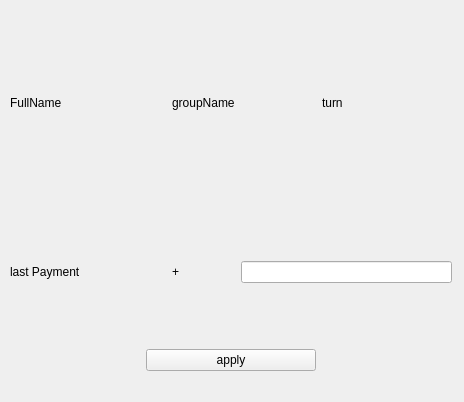
<?xml version="1.0" encoding="UTF-8"?>
<ui version="4.0">
 <class>contributorItemExtended</class>
 <widget class="QWidget" name="contributorItemExtended">
  <property name="geometry">
   <rect>
    <x>0</x>
    <y>0</y>
    <width>464</width>
    <height>402</height>
   </rect>
  </property>
  <property name="windowTitle">
   <string>Form</string>
  </property>
  <widget class="QWidget" name="layoutWidget">
   <property name="geometry">
    <rect>
     <x>10</x>
     <y>10</y>
     <width>442</width>
     <height>361</height>
    </rect>
   </property>
   <layout class="QGridLayout" name="gridLayout">
    <item row="1" column="3">
     <spacer name="horizontalSpacer_3">
      <property name="orientation">
       <enum>Qt::Horizontal</enum>
      </property>
      <property name="sizeHint" stdset="0">
       <size>
        <width>40</width>
        <height>20</height>
       </size>
      </property>
     </spacer>
    </item>
    <item row="1" column="0" colspan="2">
     <widget class="QLabel" name="fullName_label">
      <property name="text">
       <string>FullName</string>
      </property>
     </widget>
    </item>
    <item row="6" column="0">
     <spacer name="horizontalSpacer_2">
      <property name="orientation">
       <enum>Qt::Horizontal</enum>
      </property>
      <property name="sizeType">
       <enum>QSizePolicy::Fixed</enum>
      </property>
      <property name="sizeHint" stdset="0">
       <size>
        <width>130</width>
        <height>20</height>
       </size>
      </property>
     </spacer>
    </item>
    <item row="4" column="3" colspan="3">
     <widget class="QLineEdit" name="payment_lineEdit">
      <property name="sizePolicy">
       <sizepolicy hsizetype="Expanding" vsizetype="Preferred">
        <horstretch>0</horstretch>
        <verstretch>0</verstretch>
       </sizepolicy>
      </property>
     </widget>
    </item>
    <item row="6" column="1" colspan="3">
     <widget class="QPushButton" name="apply_pushButton">
      <property name="text">
       <string>apply</string>
      </property>
     </widget>
    </item>
    <item row="3" column="2">
     <spacer name="verticalSpacer_4">
      <property name="orientation">
       <enum>Qt::Vertical</enum>
      </property>
      <property name="sizeType">
       <enum>QSizePolicy::Fixed</enum>
      </property>
      <property name="sizeHint" stdset="0">
       <size>
        <width>20</width>
        <height>60</height>
       </size>
      </property>
     </spacer>
    </item>
    <item row="6" column="4" colspan="2">
     <spacer name="horizontalSpacer">
      <property name="orientation">
       <enum>Qt::Horizontal</enum>
      </property>
      <property name="sizeType">
       <enum>QSizePolicy::Fixed</enum>
      </property>
      <property name="sizeHint" stdset="0">
       <size>
        <width>130</width>
        <height>20</height>
       </size>
      </property>
     </spacer>
    </item>
    <item row="3" column="1">
     <spacer name="verticalSpacer_5">
      <property name="orientation">
       <enum>Qt::Vertical</enum>
      </property>
      <property name="sizeType">
       <enum>QSizePolicy::Fixed</enum>
      </property>
      <property name="sizeHint" stdset="0">
       <size>
        <width>20</width>
        <height>60</height>
       </size>
      </property>
     </spacer>
    </item>
    <item row="1" column="4">
     <widget class="QLabel" name="turn_label">
      <property name="text">
       <string>turn</string>
      </property>
     </widget>
    </item>
    <item row="5" column="2">
     <spacer name="verticalSpacer_2">
      <property name="orientation">
       <enum>Qt::Vertical</enum>
      </property>
      <property name="sizeType">
       <enum>QSizePolicy::Fixed</enum>
      </property>
      <property name="sizeHint" stdset="0">
       <size>
        <width>20</width>
        <height>60</height>
       </size>
      </property>
     </spacer>
    </item>
    <item row="2" column="4">
     <spacer name="verticalSpacer_8">
      <property name="orientation">
       <enum>Qt::Vertical</enum>
      </property>
      <property name="sizeHint" stdset="0">
       <size>
        <width>20</width>
        <height>40</height>
       </size>
      </property>
     </spacer>
    </item>
    <item row="1" column="2">
     <widget class="QLabel" name="groupName_label">
      <property name="text">
       <string>groupName</string>
      </property>
     </widget>
    </item>
    <item row="5" column="1">
     <spacer name="verticalSpacer">
      <property name="orientation">
       <enum>Qt::Vertical</enum>
      </property>
      <property name="sizeType">
       <enum>QSizePolicy::Fixed</enum>
      </property>
      <property name="sizeHint" stdset="0">
       <size>
        <width>20</width>
        <height>60</height>
       </size>
      </property>
     </spacer>
    </item>
    <item row="4" column="2">
     <widget class="QLabel" name="label">
      <property name="sizePolicy">
       <sizepolicy hsizetype="Fixed" vsizetype="Fixed">
        <horstretch>0</horstretch>
        <verstretch>0</verstretch>
       </sizepolicy>
      </property>
      <property name="text">
       <string>+</string>
      </property>
     </widget>
    </item>
    <item row="1" column="5">
     <spacer name="horizontalSpacer_4">
      <property name="orientation">
       <enum>Qt::Horizontal</enum>
      </property>
      <property name="sizeHint" stdset="0">
       <size>
        <width>40</width>
        <height>20</height>
       </size>
      </property>
     </spacer>
    </item>
    <item row="0" column="4">
     <spacer name="verticalSpacer_7">
      <property name="orientation">
       <enum>Qt::Vertical</enum>
      </property>
      <property name="sizeHint" stdset="0">
       <size>
        <width>20</width>
        <height>40</height>
       </size>
      </property>
     </spacer>
    </item>
    <item row="5" column="3">
     <spacer name="verticalSpacer_3">
      <property name="orientation">
       <enum>Qt::Vertical</enum>
      </property>
      <property name="sizeType">
       <enum>QSizePolicy::Fixed</enum>
      </property>
      <property name="sizeHint" stdset="0">
       <size>
        <width>20</width>
        <height>60</height>
       </size>
      </property>
     </spacer>
    </item>
    <item row="3" column="3">
     <spacer name="verticalSpacer_6">
      <property name="orientation">
       <enum>Qt::Vertical</enum>
      </property>
      <property name="sizeType">
       <enum>QSizePolicy::Fixed</enum>
      </property>
      <property name="sizeHint" stdset="0">
       <size>
        <width>20</width>
        <height>60</height>
       </size>
      </property>
     </spacer>
    </item>
    <item row="4" column="0" colspan="2">
     <widget class="QLabel" name="lastPayment_label">
      <property name="text">
       <string>last Payment</string>
      </property>
     </widget>
    </item>
   </layout>
  </widget>
 </widget>
 <resources/>
 <connections/>
</ui>
